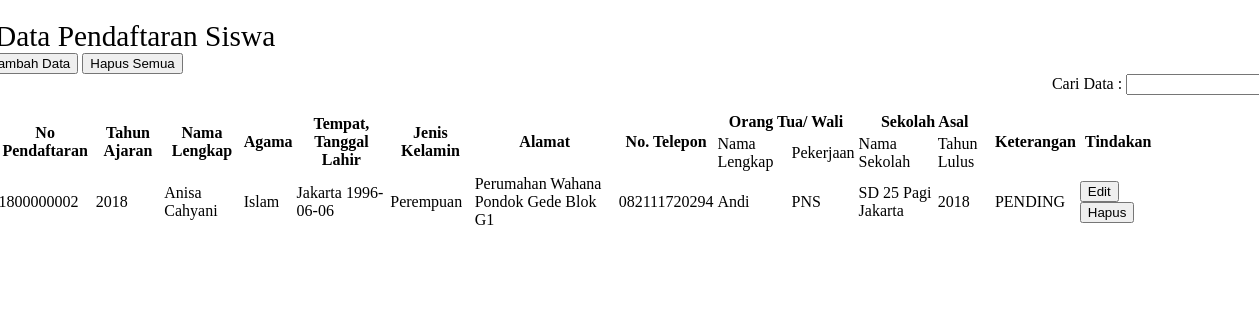
/pages/pendaftaran.php, run on an earlier commit of the app's database.
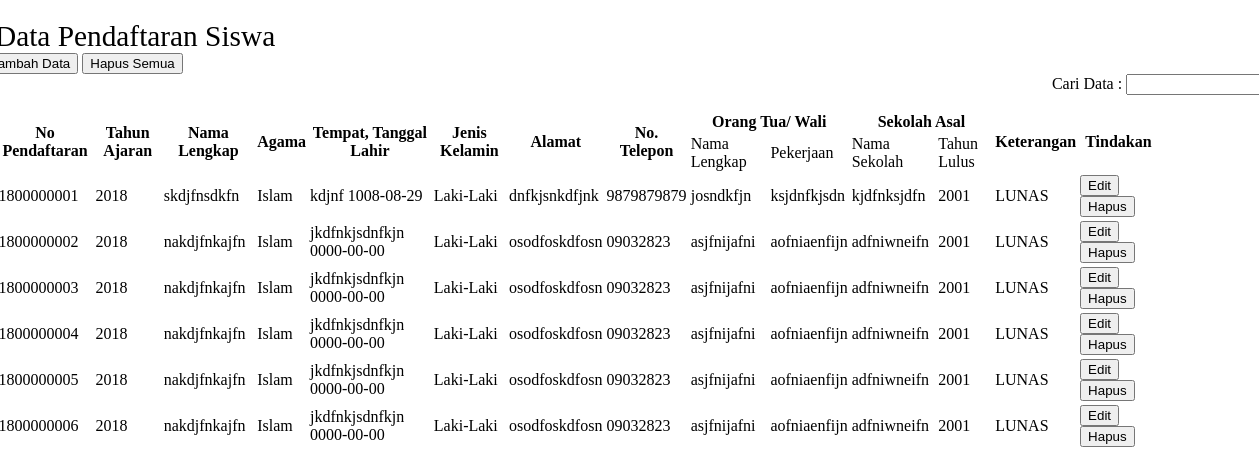
And on a later commit of the database.
### tables this page shows
CREATE TABLE `tb_pendaftaran` (
  `no_pendaftaran` int(11) NOT NULL,
  `tahun_ajaran` int(11) NOT NULL,
  `nama_lengkap` varchar(50) NOT NULL,
  `agama` varchar(10) NOT NULL,
  `tempat_lahir` varchar(25) NOT NULL,
  `tgl_lahir` date NOT NULL,
  `jk` varchar(10) NOT NULL,
  `alamat` text NOT NULL,
  `telp` varchar(15) NOT NULL,
  `nama_wali` varchar(50) NOT NULL,
  `pekerjaan_wali` varchar(30) NOT NULL,
  `sekolah_asal` varchar(30) NOT NULL,
  `tahun_lulus` int(11) NOT NULL,
  `keterangan` varchar(10) NOT NULL,
  PRIMARY KEY (`no_pendaftaran`)
);

### pages/pendaftaran.php (the view, shortened to what this page needs)
<?php
  $sql = "SELECT * FROM tb_pendaftaran";
  $result = mysqli_query($kon,$sql);
 ?>
 <link rel="stylesheet" type="text/css" href="style/pendaftaran.css">
<div class="panel panel-primary" style="padding:10px;margin-top:10px;margin-left:-23px;width: 105%;">
  <div class="panel-heading" style="font-size: 22pt">Data Pendaftaran Siswa</div>
  <div class="panel-body">
    <a href="?page=tambahpendaftaran"><button type="button" class="btn btn-primary" style="margin-left: -12px"><span class="glyphicon glyphicon-plus"></span>Tambah Data</button></a>
    <button onclick="konfirmasiHapus('user','all')" type="button" class="btn btn-danger"><span class="glyphicon glyphicon-trash"></span> Hapus Semua</button> <br>
    <label style="float:right; margin-right:-11px">Cari Data : <input type="text" name="cari"></label>
    <br><br>
<div class="container">
  <table class="table table-bordered" style="margin-left: -23px; width: 91%"">
    <thead>
      <tr>
        <th style="vertical-align: middle;" rowspan="2">No Pendaftaran</th>
        <th style="vertical-align: middle;" rowspan="2">Tahun Ajaran</th>
        <th style="vertical-align: middle;" rowspan="2">Nama Lengkap</th>
        <th style="vertical-align: middle;" rowspan="2">Agama</th>
        <th style="vertical-align: middle;" rowspan="2">Tempat, Tanggal Lahir</th>
        <th style="vertical-align: middle;" rowspan="2">Jenis Kelamin</th>
        <th style="vertical-align: middle;" rowspan="2">Alamat</th>
        <th style="vertical-align: middle;" rowspan="2">No. Telepon</th>
        <th colspan="2">Orang Tua/ Wali</th>
        <th colspan="2">Sekolah Asal</th>
        <th style="vertical-align: middle;" rowspan="2">Keterangan</th>
        <th style="vertical-align: middle;" rowspan="2">Tindakan</th>
      </tr>
      <tr>
        <td>Nama Lengkap</td>
        <td>Pekerjaan</td>
        <td>Nama Sekolah</td>
        <td>Tahun Lulus</td>
      </tr>
    </thead>
  <?php
  while($row=mysqli_fetch_array($result)){
   ?>
     <tr>
       <td><?php echo $row['no_pendaftaran'] ?></td>
       <td><?php echo $row['tahun_ajaran'] ?></td>
       <td><?php echo $row['nama_lengkap'] ?></td>
       <td><?php echo $row['agama']; ?></td>
       <td><?php echo $row['tempat_lahir']." ".$row['tgl_lahir'] ?></td>
       <td><?php echo $row['jk'] ?></td>
       <td><?php echo $row['alamat'] ?></td>
       <td><?php echo $row['telp'] ?></td>
       <td><?php echo $row['nama_wali'] ?></td>
       <td><?php echo $row['pekerjaan_wali'] ?></td>
       <td><?php echo $row['sekolah_asal'] ?></td>
       <td><?php echo $row['tahun_lulus'] ?></td>
       <td><?php echo $row['keterangan'] ?></td>
       <td><a href="?page=editpendaftaran&id=<?php echo $row['no_pendaftaran'] ?>"><button type="button" class="btn btn-info"><span class="glyphicon glyphicon-edit"></span> Edit</button></a>
       <button id=<?php echo $row['no_pendaftaran'] ?> onclick="konfirmasiHapus('pendaftaran',this.id)" type="button" class="btn btn-warning"><span class="glyphicon glyphicon-remove"></span> Hapus</button></td></tr>
       <?php
     }
        ?>
 </table>
</div>
</div>
</div>

What changed in the data, as far as the page shows it:
added tb_pendaftaran: no_pendaftaran "1800000001", tahun_ajaran "2018", nama_lengkap "skdjfnsdkfn", agama "Islam", tempat_lahir "kdjnf", tgl_lahir "1008-08-29", jk "Laki-Laki", alamat "dnfkjsnkdfjnk", telp "9879879879", nama_wali "josndkfjn", pekerjaan_wali "ksjdnfkjsdn", sekolah_asal "kjdfnksjdfn", tahun_lulus "2001", keterangan "LUNAS"
changed tb_pendaftaran id 1800000002: nama_lengkap "Anisa Cahyani" → "nakdjfnkajfn"; tempat_lahir "Jakarta" → "jkdfnkjsdnfkjn"; tgl_lahir "1996-06-06" → "0000-00-00"; jk "Perempuan" → "Laki-Laki"; alamat "Perumahan Wahana Pondok Gede Blok G1" → "osodfoskdfosn"; telp "082111720294" → "09032823"; nama_wali "Andi" → "asjfnijafni"; pekerjaan_wali "PNS" → "aofniaenfijn"; sekolah_asal "SD 25 Pagi Jakarta" → "adfniwneifn"; tahun_lulus "2018" → "2001"; keterangan "PENDING" → "LUNAS"
added tb_pendaftaran: no_pendaftaran "1800000003", tahun_ajaran "2018", nama_lengkap "nakdjfnkajfn", agama "Islam", tempat_lahir "jkdfnkjsdnfkjn", tgl_lahir "0000-00-00", jk "Laki-Laki", alamat "osodfoskdfosn", telp "09032823", nama_wali "asjfnijafni", pekerjaan_wali "aofniaenfijn", sekolah_asal "adfniwneifn", tahun_lulus "2001", keterangan "LUNAS"
added tb_pendaftaran: no_pendaftaran "1800000004", tahun_ajaran "2018", nama_lengkap "nakdjfnkajfn", agama "Islam", tempat_lahir "jkdfnkjsdnfkjn", tgl_lahir "0000-00-00", jk "Laki-Laki", alamat "osodfoskdfosn", telp "09032823", nama_wali "asjfnijafni", pekerjaan_wali "aofniaenfijn", sekolah_asal "adfniwneifn", tahun_lulus "2001", keterangan "LUNAS"
added tb_pendaftaran: no_pendaftaran "1800000005", tahun_ajaran "2018", nama_lengkap "nakdjfnkajfn", agama "Islam", tempat_lahir "jkdfnkjsdnfkjn", tgl_lahir "0000-00-00", jk "Laki-Laki", alamat "osodfoskdfosn", telp "09032823", nama_wali "asjfnijafni", pekerjaan_wali "aofniaenfijn", sekolah_asal "adfniwneifn", tahun_lulus "2001", keterangan "LUNAS"
added tb_pendaftaran: no_pendaftaran "1800000006", tahun_ajaran "2018", nama_lengkap "nakdjfnkajfn", agama "Islam", tempat_lahir "jkdfnkjsdnfkjn", tgl_lahir "0000-00-00", jk "Laki-Laki", alamat "osodfoskdfosn", telp "09032823", nama_wali "asjfnijafni", pekerjaan_wali "aofniaenfijn", sekolah_asal "adfniwneifn", tahun_lulus "2001", keterangan "LUNAS"
